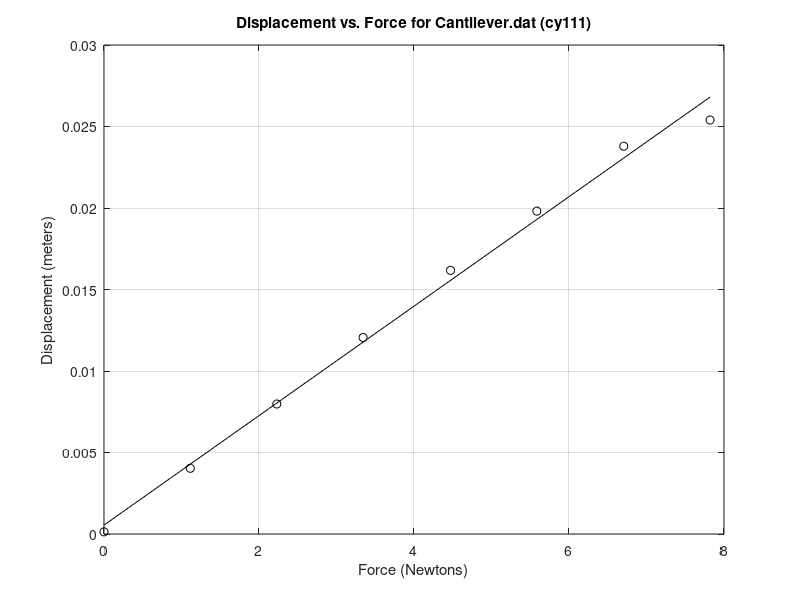

Recreate this plot in MATLAB.
%% Initialize the workspace
% Clear all variables
clear
% Change display to short exponential format
format short e

%% Load and manipulate the data
% Load data from Cantilever.dat
load Cantilever.dat
% Copy data from each column into new variables
Mass = Cantilever(:,1);
Displacement = Cantilever(:,2);
% Convert Mass to a Force measurement
Force = Mass*9.81;
% Convert Displacement in inches to meters
Displacement = (Displacement*2.54)/100;

%% Perform calculations
% Use polyfit to find first-order fit polynomials
P = polyfit(Force, Displacement, 1)

%% Generate predictions
% Create 100 representational Force values
ForceModel = linspace(min(Force),max(Force),100);
% Calculate Displacement predictions
DispModel = polyval(P, ForceModel);

%% Generate and save plots
% Bring up a figure window
figure(1)
% Clear the figure window
clf
% Plot Displacement as a function of Force
plot(Force, Displacement, 'ko')
% Turn hold on, plot the model values, and turn hold off
hold on
plot (ForceModel, DispModel, 'k-')
hold off
% Turn the grid on
grid on
% Label and title the graph
xlabel('Force (Newtons)')
ylabel('Displacement (meters)')
title('Displacement vs. Force for Cantilever.dat (cy111)')
% Save the graph to PostScript
print -deps RunCanPlot